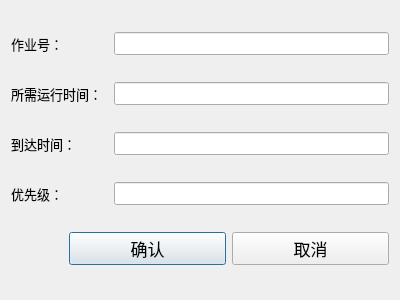
<?xml version="1.0" encoding="UTF-8"?>
<ui version="4.0">
 <class>Dialog</class>
 <widget class="QDialog" name="Dialog">
  <property name="geometry">
   <rect>
    <x>0</x>
    <y>0</y>
    <width>400</width>
    <height>300</height>
   </rect>
  </property>
  <property name="windowTitle">
   <string>Dialog</string>
  </property>
  <layout class="QGridLayout" name="gridLayout">
   <item row="3" column="0">
    <widget class="QLabel" name="label_3">
     <property name="font">
      <font>
       <pointsize>10</pointsize>
      </font>
     </property>
     <property name="text">
      <string>优先级：</string>
     </property>
     <property name="margin">
      <number>10</number>
     </property>
    </widget>
   </item>
   <item row="3" column="3">
    <widget class="QLineEdit" name="lineEditPriority">
     <property name="font">
      <font>
       <pointsize>10</pointsize>
      </font>
     </property>
    </widget>
   </item>
   <item row="2" column="0" colspan="2">
    <widget class="QLabel" name="label_2">
     <property name="font">
      <font>
       <pointsize>10</pointsize>
      </font>
     </property>
     <property name="text">
      <string>到达时间：</string>
     </property>
     <property name="margin">
      <number>10</number>
     </property>
    </widget>
   </item>
   <item row="0" column="3">
    <widget class="QLineEdit" name="lineEditPid">
     <property name="font">
      <font>
       <pointsize>10</pointsize>
      </font>
     </property>
    </widget>
   </item>
   <item row="1" column="3">
    <widget class="QLineEdit" name="lineEditRequiredRunningTime">
     <property name="font">
      <font>
       <pointsize>10</pointsize>
      </font>
     </property>
    </widget>
   </item>
   <item row="0" column="0">
    <widget class="QLabel" name="label">
     <property name="font">
      <font>
       <pointsize>10</pointsize>
      </font>
     </property>
     <property name="text">
      <string>作业号：</string>
     </property>
     <property name="margin">
      <number>10</number>
     </property>
    </widget>
   </item>
   <item row="2" column="3">
    <widget class="QLineEdit" name="lineEditArrivalTime">
     <property name="font">
      <font>
       <pointsize>10</pointsize>
      </font>
     </property>
    </widget>
   </item>
   <item row="4" column="1" colspan="3">
    <layout class="QHBoxLayout" name="horizontalLayout">
     <item>
      <widget class="QPushButton" name="pushButton">
       <property name="font">
        <font>
         <pointsize>13</pointsize>
        </font>
       </property>
       <property name="text">
        <string>确认</string>
       </property>
      </widget>
     </item>
     <item>
      <widget class="QPushButton" name="pushButton_2">
       <property name="font">
        <font>
         <pointsize>13</pointsize>
        </font>
       </property>
       <property name="text">
        <string>取消</string>
       </property>
      </widget>
     </item>
    </layout>
   </item>
   <item row="1" column="0" colspan="2">
    <widget class="QLabel" name="label_4">
     <property name="font">
      <font>
       <pointsize>10</pointsize>
      </font>
     </property>
     <property name="text">
      <string>所需运行时间：</string>
     </property>
     <property name="margin">
      <number>10</number>
     </property>
    </widget>
   </item>
  </layout>
 </widget>
 <resources/>
 <connections/>
</ui>
